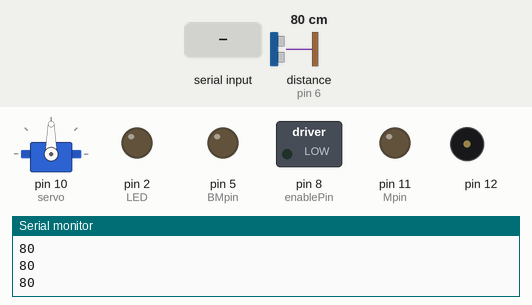
Simulated run of this sketch. Board: Arduino Uno, built with avr-gcc and run on an emulated ATmega328P. On the bench: servo, switched loads named in the sketch (green lamp = pin HIGH), output pins drawn as LEDs (lit = HIGH), buzzer (waves = sounding), the last lines printed to the serial monitor. Wiring (inferred from the names in the program): ultrasonic range finder: trigger pin 7; echo pin 6. Inputs (shaded band) come from the test bench; at power-on: distance to the obstacle (sensor on pin 6) 80 cm. The echo pulse lasts 58.3 µs per cm; pins used as bus, display or sensor lines are not drawn.

Above: at 1.7 s.
1.8 s: "90,45\n" received over Serial
At 3.7 s:
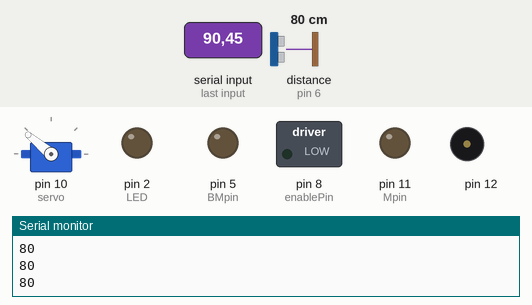
4.3 s: distance to the obstacle (sensor on pin 6) set to 44 cm
5.8 s: distance to the obstacle (sensor on pin 6) set to 37 cm
At 5.91 s:
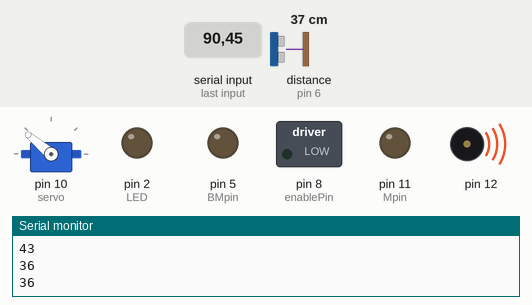
8.8 s: "22\n" received over Serial
At 10.7 s:
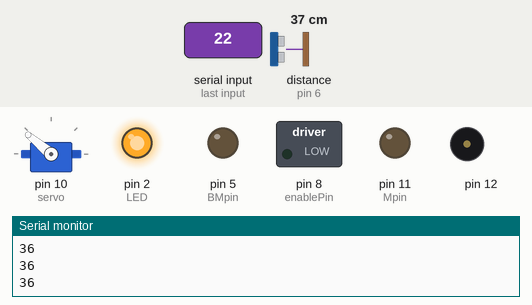
11.8 s: "1\n" received over Serial
At 12.07 s:
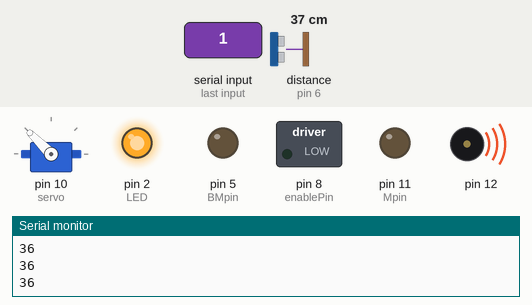
14.8 s: "5\n" received over Serial
At 16.8 s:
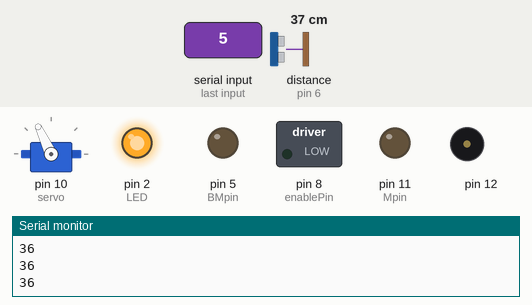
Timing chart, 0 to 18.8 s (numbered marks = the images above; inputs shaded):
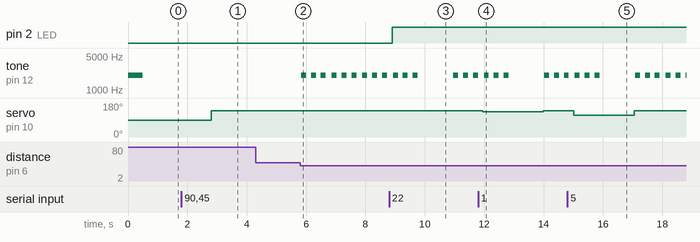

Measured:
- the behaviour switches between 41 and 40 cm on distance to the obstacle (sensor on pin 6) (found by bisection; images 1 and 2)
- after the input at 1.8 s, servo on pin 10 (servo): 90° → 140° after 1.0 s
- after the input at 5.8 s, tone on pin 12: alternates 2000 Hz for 0.17 s and silent for 0.17 s, starting at once
- after the input at 8.8 s, pin 2 (LED): LOW → HIGH after 0.10 s
- after the input at 11.8 s, servo on pin 10 (servo): 140° → 135° after 0.16 s, → 140° 2.0 s later
- after the input at 14.8 s, servo on pin 10 (servo): 140° → 115° after 0.22 s, → 140° 2.0 s later

The sketch:

RoverBluetooth.ino
```cpp
/* RoverBluetooth by marcocipriani01
   CC BY-SA
   https://marcocipriani01.github.io/projects/RoverBluetooth/
*/

#include <Servo.h>

Servo servo;

const byte Mpin = 11;          //L6203 Motor pin
const byte BMpin = 5;          //L6203 Motor pin
const byte enablePin = 8;      //L6203 EN pin
const byte trig = 7;           //Trigger pin of the ultrasonic sensor
const byte echo = 6;           //Echo pin of the ultrasonic sensor
const byte buzzer = 12;        //Buzzer pin
const byte LED = 2;            //Light

boolean state = false;            //State
unsigned long val = 0;            //Distance
unsigned long lastime = 0;        //Counter for the update rate of the proximity sensor

void setup() {
  servo.attach(10);
  pinMode(Mpin, OUTPUT);
  pinMode(BMpin, OUTPUT);
  pinMode(enablePin, OUTPUT);
  pinMode(trig, OUTPUT);
  pinMode(echo, INPUT);
  pinMode(LED, OUTPUT);

  Serial.begin(115200);           //Start the BT connection

  tone(12, 2000);
  goTo(0, 0);
  servo.write(90);
  delay(500);
  noTone(12);
}

void loop() {
  if (Serial.available()) {
    val = Serial.parseInt();

    if (val == 21) {                                //Off
      goTo(0, 0);
      state = false;

    } else if (val < 20) {
      servo.write(constrain(map(val, 0, 20, 140, 40), 40, 140));

    } else if (val == 22) {                         //LED On
      digitalWrite(LED, HIGH);

    } else if (val == 23) {                         //LED Off
      digitalWrite(LED, LOW);

    } else if ((val >= 1500) && (val <= 1755)) {    //Backwards
      val = val - 1500;
      goTo(2, val);
      state = true;

    } else if ((val >= 1000) && (val <= 1255)) {    //On
      val = val - 1000;
      goTo(1, val);
      state = true;
    }
  }

  unsigned long now = millis();
  if (now - lastime >= 300) {                               //Check the distance every 300 ms
    lastime = now;
    if (getDistance() < 40) {                               //If near a wall...
      delay(30);

      unsigned long distance = getDistance();
      if (distance < 40) {                                  //Check another time the distance (to be sure...)
        if (state == true) {                                //If turned on, the car go backwards
          goTo(2, 210);
        }

        byte pulses = map(distance, 2, 40, 20, 1);
        unsigned int msPerPulse = 1000 / (pulses * 2);
        for (byte index = 1; index <= pulses; index++) {    //Play a frequency based on the distance
          tone(12, 2000);
          delay(msPerPulse);
          noTone(12);
          delay(msPerPulse);
        }

        if (state == true) {
          goTo(0, 0);
          delay(100);
        }
      }
    }
  }
}

long getDistance() {
  long distance;

  digitalWrite(trig, LOW);
  delayMicroseconds(2);
  digitalWrite(trig, HIGH);
  delayMicroseconds(10);
  digitalWrite(trig, LOW);

  distance = pulseIn(echo, HIGH);
  distance = distance / 58;

  Serial.println(distance);
  return distance;
}

void goTo(byte dir, byte Speed) {   //Go backwards and forwards
  if (dir == 1) {
    analogWrite(BMpin, 0);
    digitalWrite(enablePin, HIGH);
    analogWrite(Mpin, Speed);

  } else if (dir == 2) {
    analogWrite(Mpin, 0);
    digitalWrite(enablePin, HIGH);
    analogWrite(BMpin, Speed);

  } else if (dir == 0) {
    digitalWrite(enablePin, LOW);
    analogWrite(Mpin, 0);
    analogWrite(BMpin, 0);
  }
}
```
